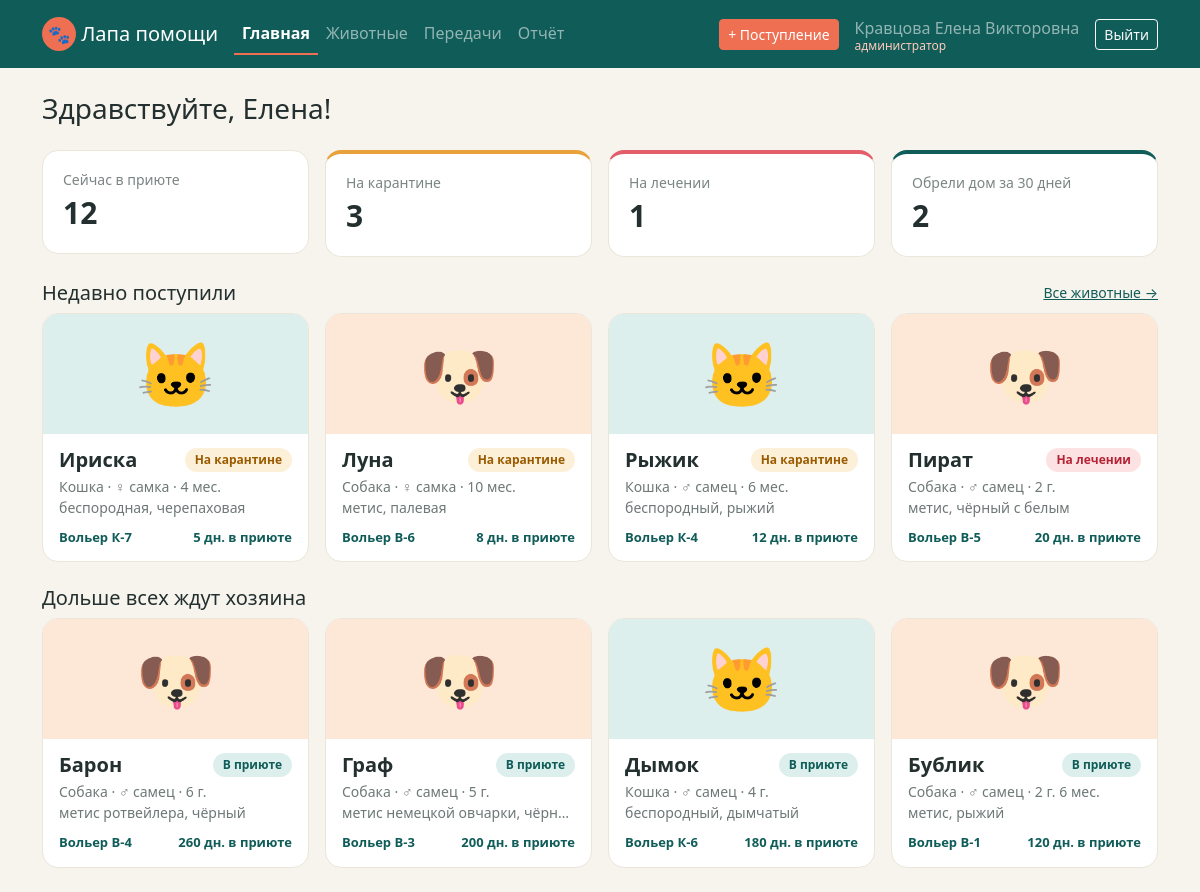
The app's page /site/index.php (signed in) with its own data.
### tables this page shows
CREATE TABLE animals (
    id           INT AUTO_INCREMENT PRIMARY KEY,
    name         VARCHAR(50)  NOT NULL,
    species      ENUM('Собака', 'Кошка', 'Другое') NOT NULL,
    breed        VARCHAR(100) NOT NULL,
    sex          ENUM('Самец', 'Самка') NOT NULL,
    birth_date   DATE NOT NULL,
    color        VARCHAR(50)  NOT NULL,
    arrival_date DATE NOT NULL,
    cage         VARCHAR(10)  NOT NULL,
    status       ENUM('На карантине', 'В приюте', 'На лечении', 'Пристроен') NOT NULL DEFAULT 'На карантине',
    sterilized   TINYINT(1)   NOT NULL DEFAULT 0,
    description  TEXT
);

### site/auth.php (called while the page is built, shortened)
<?php
$roleNames = ['admin' => 'администратор', 'vet' => 'ветеринар', 'volunteer' => 'волонтёр'];
function isAdmin()
{
    return $_SESSION['role'] === 'admin';
}

### site/db.php (called while the page is built, shortened)
<?php
$species = ['Собака', 'Кошка', 'Другое'];
$statuses = [
    'В приюте'     => 'st-home',
    'На карантине' => 'st-quar',
    'На лечении'   => 'st-treat',
    'Пристроен'    => 'st-adopted',
];
function petIcon($kind)
{
    return ['Собака' => '🐶', 'Кошка' => '🐱'][$kind] ?? '🐾';
}
function age($birth)
{
    $diff = (new DateTime($birth))->diff(new DateTime('today'));
    if ($diff->y == 0) {
        return $diff->m . ' мес.';
    }
    return $diff->y . ' г.' . ($diff->m ? ' ' . $diff->m . ' мес.' : '');
}

### site/animal_card.php (the view, shortened to what this page needs)
<a class="pet-card" href="animal_view.php?id=<?= $a['id'] ?>">
    <div class="pet-photo pet-<?= array_search($a['species'], $species) ?>"><?= petIcon($a['species']) ?></div>
    <div class="pet-body">
        <div class="d-flex justify-content-between align-items-start gap-2">
            <h5><?= htmlspecialchars($a['name']) ?></h5>
            <span class="badge-st <?= $statuses[$a['status']] ?>"><?= $a['status'] ?></span>
        </div>
        <div class="pet-meta"><?= $a['species'] ?> · <?= $a['sex'] === 'Самец' ? '♂' : '♀' ?> <?= mb_strtolower($a['sex']) ?> · <?= age($a['birth_date']) ?></div>
        <div class="pet-meta text-truncate"><?= htmlspecialchars($a['breed']) ?>, <?= htmlspecialchars($a['color']) ?></div>
        <div class="pet-foot">
            <?php if ($a['status'] === 'Пристроен'): ?>
                <span>Обрёл дом</span>
            <?php else: ?>
                <span>Вольер <?= htmlspecialchars($a['cage']) ?></span>
                <span><?= (new DateTime($a['arrival_date']))->diff(new DateTime('today'))->days ?> дн. в приюте</span>
            <?php endif; ?>
        </div>
    </div>
</a>

### site/header.php (shortened to what this page needs)
<?php
$page = basename($_SERVER['PHP_SELF']);
$menu = ['index.php' => 'Главная', 'animals.php' => 'Животные', 'adoptions.php' => 'Передачи'];
if (isAdmin()) {
    $menu['report.php'] = 'Отчёт';
}
?>
<!DOCTYPE html>
<html lang="ru">
<head>
    <link rel="stylesheet" href="css/bootstrap.min.css">
    <link rel="stylesheet" href="css/style.css">
</head>
<body>
<nav class="navbar navbar-expand-md navbar-dark app-navbar">
    <div class="container">
        <a class="navbar-brand" href="index.php"><span class="paw">🐾</span> Лапа помощи</a>
        <div class="collapse navbar-collapse" id="nav">
            <ul class="navbar-nav me-auto">
                <?php foreach ($menu as $file => $name): ?>
                    <li class="nav-item"><a class="nav-link <?= $file === $page ? 'active' : '' ?>" href="<?= $file ?>"><?= $name ?></a></li>
                <?php endforeach; ?>
            </ul>
            <?php if (isAdmin()): ?>
                <a class="btn btn-accent btn-sm me-3" href="animal_add.php">+ Поступление</a>
            <?php endif; ?>
            <span class="navbar-text me-3 user-info">
                <?= htmlspecialchars($_SESSION['fio']) ?><small><?= $roleNames[$_SESSION['role']] ?></small>
            </span>
            <a class="btn btn-outline-light btn-sm" href="logout.php">Выйти</a>
        </div>
    </div>
</nav>
<div class="container my-4">

### site/index.php (shortened to what this page needs)
<?php
require 'auth.php';
require 'db.php';
$counts = $pdo->query('SELECT status, COUNT(*) AS cnt FROM animals GROUP BY status')->fetchAll(PDO::FETCH_KEY_PAIR);
$inShelter = ($counts['В приюте'] ?? 0) + ($counts['На карантине'] ?? 0) + ($counts['На лечении'] ?? 0);
$adopted30 = $pdo->query('SELECT COUNT(*) FROM adoptions WHERE adoption_date >= CURDATE() - INTERVAL 30 DAY')->fetchColumn();
$recent = $pdo->query("SELECT * FROM animals WHERE status <> 'Пристроен' ORDER BY arrival_date DESC LIMIT 4")->fetchAll();
$longest = $pdo->query("SELECT * FROM animals WHERE status = 'В приюте' ORDER BY arrival_date LIMIT 4")->fetchAll();
require 'header.php';
?>
<h3 class="mb-4">Здравствуйте, <?= htmlspecialchars(explode(' ', $_SESSION['fio'])[1] ?? '') ?>!</h3>
<div class="row g-3 mb-4">
    <div class="col-6 col-lg-3"><div class="stat"><span>Сейчас в приюте</span><b><?= $inShelter ?></b></div></div>
    <div class="col-6 col-lg-3"><div class="stat stat-quar"><span>На карантине</span><b><?= $counts['На карантине'] ?? 0 ?></b></div></div>
    <div class="col-6 col-lg-3"><div class="stat stat-treat"><span>На лечении</span><b><?= $counts['На лечении'] ?? 0 ?></b></div></div>
    <div class="col-6 col-lg-3"><div class="stat stat-adopted"><span>Обрели дом за 30 дней</span><b><?= $adopted30 ?></b></div></div>
</div>
<div class="d-flex justify-content-between align-items-center mb-2">
    <h5 class="mb-0">Недавно поступили</h5>
    <a href="animals.php" class="small">Все животные →</a>
</div>
<div class="pet-grid mb-4">
    <?php foreach ($recent as $a) { require 'animal_card.php'; } ?>
</div>
<h5 class="mb-2">Дольше всех ждут хозяина</h5>
<div class="pet-grid">
    <?php foreach ($longest as $a) { require 'animal_card.php'; } ?>
</div>
<?php require 'footer.php'; ?>

### site/footer.php (shortened to what this page needs)
</div>
</body>
</html>

### site/css/style.css (style rules this page uses)
:root { --teal: #0f5c58; --teal-dark: #0b4744; --coral: #ef6f53; --coral-dark: #d9583c; --bg: #f7f4ee; --line: #ebe5da; }
body { background: var(--bg); color: #23302f; }
a { color: var(--teal); }
.app-navbar { background: var(--teal); }
.app-navbar .nav-link.active { color: #fff; font-weight: 600; border-bottom: 2px solid var(--coral); }
.paw { display: inline-block; background: var(--coral); border-radius: 50%; width: 34px; height: 34px; line-height: 34px; text-align: center; font-size: 18px; }
.user-info small { display: block; font-size: 12px; line-height: 1; color: #ffc9bc; }
.btn-accent { background: var(--coral); border-color: var(--coral); color: #fff; }
.panel, .stat { background: #fff; border: 1px solid var(--line); border-radius: 16px; padding: 18px 20px; }
.stat span { display: block; color: #7a8584; font-size: 14px; }
.stat b { font-size: 30px; }
.stat-quar { border-top: 4px solid #e9a23b; }
.stat-treat { border-top: 4px solid #e35d6a; }
.stat-adopted { border-top: 4px solid var(--teal); }
.pet-grid { display: grid; grid-template-columns: repeat(auto-fill, minmax(250px, 1fr)); gap: 16px; }
.pet-card { display: flex; flex-direction: column; background: #fff; border: 1px solid var(--line); border-radius: 16px; overflow: hidden; color: inherit; text-decoration: none; transition: transform 0.15s, box-shadow 0.15s; }
.pet-photo { height: 120px; display: flex; align-items: center; justify-content: center; font-size: 64px; }
.pet-0 { background: #fde8d7; }
.pet-1 { background: #dcefed; }
.pet-body { padding: 14px 16px; flex: 1; display: flex; flex-direction: column; }
.pet-body h5 { margin: 0 0 4px; font-weight: 700; }
.pet-meta { color: #6d7877; font-size: 14px; }
.pet-foot { margin-top: auto; padding-top: 10px; display: flex; justify-content: space-between; font-size: 13px; color: var(--teal); font-weight: 600; }
.badge-st { display: inline-block; padding: 3px 10px; border-radius: 20px; font-size: 12px; font-weight: 600; white-space: nowrap; }
.st-home { background: #dcefed; color: #0f5c58; }
.st-quar { background: #fdf0d8; color: #9a5b00; }
.st-treat { background: #fde2e4; color: #b42335; }

### records on screen
animals: species "🐱", name "Ириска", status "На карантине", species "Кошка", sex "самка", birth_date "4 мес.", breed "беспородная", color "черепаховая", cage "К-7", days "5"
animals: species "🐶", name "Луна", status "На карантине", species "Собака", sex "самка", age($a['birth_date']) "10 мес.", breed "метис", color "палевая", cage "В-6", arrival_date "8"
animals: species "🐱", name "Рыжик", status "На карантине", species "Кошка", sex "самец", birth_date "6 мес.", breed "беспородный", color "рыжий", cage "К-4", arrival_date "12"
animals: species "🐶", name "Пират", status "На лечении", species "Собака", sex "самец", birth_date "2 г.", breed "метис", color "чёрный с белым", cage "В-5", arrival_date "20"
animals: species "🐶", name "Барон", status "В приюте", species "Собака", sex "самец", birth_date "6 г.", breed "метис ротвейлера", color "чёрный", cage "В-4", arrival_date "260"
animals: species "🐶", name "Граф", status "В приюте", species "Собака", sex "самец", birth_date "5 г.", breed "метис немецкой овчарки", color "чёрн…", cage "В-3", arrival_date "200"
animals: species "🐱", name "Дымок", status "В приюте", species "Кошка", sex "самец", birth_date "4 г.", breed "беспородный", color "дымчатый", cage "К-6", arrival_date "180"
animals: species "🐶", name "Бублик", status "В приюте", species "Собака", sex "самец", birth_date "2 г. 6 мес.", breed "метис", color "рыжий", cage "В-1", arrival_date "120"

### other values on screen
$name "Главная"
$name "Животные"
$name "Передачи"
$name "Отчёт"
$_SESSION['fio'] "Кравцова Елена Викторовна"
$roleNames[$_SESSION['role']] "администратор"
explode(' ', $_SESSION['fio'])[1] "Елена"
$inShelter "12"
$counts['На карантине'] "3"
$counts['На лечении'] "1"
$adopted30 "2"
